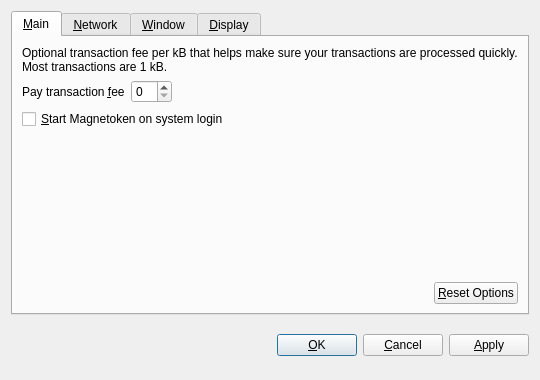
<?xml version="1.0" encoding="UTF-8"?>
<ui version="4.0">
 <class>OptionsDialog</class>
 <widget class="QDialog" name="OptionsDialog">
  <property name="geometry">
   <rect>
    <x>0</x>
    <y>0</y>
    <width>540</width>
    <height>380</height>
   </rect>
  </property>
  <property name="windowTitle">
   <string>Options</string>
  </property>
  <property name="modal">
   <bool>true</bool>
  </property>
  <layout class="QVBoxLayout" name="verticalLayout">
   <item>
    <widget class="QTabWidget" name="tabWidget">
     <property name="tabPosition">
      <enum>QTabWidget::North</enum>
     </property>
     <property name="currentIndex">
      <number>0</number>
     </property>
     <widget class="QWidget" name="tabMain">
      <attribute name="title">
       <string>&amp;Main</string>
      </attribute>
      <layout class="QVBoxLayout" name="verticalLayout_Main">
       <item>
        <widget class="QLabel" name="transactionFeeInfoLabel">
         <property name="text">
          <string>Optional transaction fee per kB that helps make sure your transactions are processed quickly. Most transactions are 1 kB.</string>
         </property>
         <property name="textFormat">
          <enum>Qt::PlainText</enum>
         </property>
         <property name="wordWrap">
          <bool>true</bool>
         </property>
        </widget>
       </item>
       <item>
        <layout class="QHBoxLayout" name="horizontalLayout_1_Main">
         <item>
          <widget class="QLabel" name="transactionFeeLabel">
           <property name="text">
            <string>Pay transaction &amp;fee</string>
           </property>
           <property name="textFormat">
            <enum>Qt::PlainText</enum>
           </property>
           <property name="buddy">
            <cstring>transactionFee</cstring>
           </property>
          </widget>
         </item>
         <item>
          <widget class="BitcoinAmountField" name="transactionFee"/>
         </item>
         <item>
          <spacer name="horizontalSpacer_1_Main">
           <property name="orientation">
            <enum>Qt::Horizontal</enum>
           </property>
           <property name="sizeHint" stdset="0">
            <size>
             <width>40</width>
             <height>20</height>
            </size>
           </property>
          </spacer>
         </item>
        </layout>
       </item>
       <item>
        <widget class="QCheckBox" name="bitcoinAtStartup">
         <property name="toolTip">
          <string>Automatically start Magnetoken after logging in to the system.</string>
         </property>
         <property name="text">
          <string>&amp;Start Magnetoken on system login</string>
         </property>
        </widget>
       </item>
       <item>
        <spacer name="verticalSpacer_Main">
         <property name="orientation">
          <enum>Qt::Vertical</enum>
         </property>
         <property name="sizeHint" stdset="0">
          <size>
           <width>20</width>
           <height>40</height>
          </size>
         </property>
        </spacer>
       </item>
       <item>
        <layout class="QHBoxLayout" name="horizontalLayout_2_Main">
         <item>
          <spacer name="horizontalSpacer_2_Main">
           <property name="orientation">
            <enum>Qt::Horizontal</enum>
           </property>
           <property name="sizeHint" stdset="0">
            <size>
             <width>40</width>
             <height>20</height>
            </size>
           </property>
          </spacer>
         </item>
         <item>
          <widget class="QPushButton" name="resetButton">
           <property name="toolTip">
            <string>Reset all client options to default.</string>
           </property>
           <property name="text">
            <string>&amp;Reset Options</string>
           </property>
           <property name="autoDefault">
            <bool>false</bool>
           </property>
          </widget>
         </item>
        </layout>
       </item>
      </layout>
     </widget>
     <widget class="QWidget" name="tabNetwork">
      <attribute name="title">
       <string>&amp;Network</string>
      </attribute>
      <layout class="QVBoxLayout" name="verticalLayout_Network">
       <item>
        <widget class="QCheckBox" name="mapPortUpnp">
         <property name="toolTip">
          <string>Automatically open the Magnetoken client port on the router. This only works when your router supports UPnP and it is enabled.</string>
         </property>
         <property name="text">
          <string>Map port using &amp;UPnP</string>
         </property>
        </widget>
       </item>
       <item>
        <widget class="QCheckBox" name="connectSocks">
         <property name="toolTip">
          <string>Connect to the Magnetoken network through a SOCKS proxy (e.g. when connecting through Tor).</string>
         </property>
         <property name="text">
          <string>&amp;Connect through SOCKS proxy:</string>
         </property>
        </widget>
       </item>
       <item>
        <layout class="QHBoxLayout" name="horizontalLayout_Network">
         <item>
          <widget class="QLabel" name="proxyIpLabel">
           <property name="text">
            <string>Proxy &amp;IP:</string>
           </property>
           <property name="textFormat">
            <enum>Qt::PlainText</enum>
           </property>
           <property name="buddy">
            <cstring>proxyIp</cstring>
           </property>
          </widget>
         </item>
         <item>
          <widget class="QValidatedLineEdit" name="proxyIp">
           <property name="maximumSize">
            <size>
             <width>140</width>
             <height>16777215</height>
            </size>
           </property>
           <property name="toolTip">
            <string>IP address of the proxy (e.g. 127.0.0.1)</string>
           </property>
          </widget>
         </item>
         <item>
          <widget class="QLabel" name="proxyPortLabel">
           <property name="text">
            <string>&amp;Port:</string>
           </property>
           <property name="textFormat">
            <enum>Qt::PlainText</enum>
           </property>
           <property name="buddy">
            <cstring>proxyPort</cstring>
           </property>
          </widget>
         </item>
         <item>
          <widget class="QLineEdit" name="proxyPort">
           <property name="maximumSize">
            <size>
             <width>55</width>
             <height>16777215</height>
            </size>
           </property>
           <property name="toolTip">
            <string>Port of the proxy (e.g. 9050)</string>
           </property>
          </widget>
         </item>
         <item>
          <widget class="QLabel" name="socksVersionLabel">
           <property name="text">
            <string>SOCKS &amp;Version:</string>
           </property>
           <property name="textFormat">
            <enum>Qt::PlainText</enum>
           </property>
           <property name="buddy">
            <cstring>socksVersion</cstring>
           </property>
          </widget>
         </item>
         <item>
          <widget class="QValueComboBox" name="socksVersion">
           <property name="toolTip">
            <string>SOCKS version of the proxy (e.g. 5)</string>
           </property>
          </widget>
         </item>
         <item>
          <spacer name="horizontalSpacer_Network">
           <property name="orientation">
            <enum>Qt::Horizontal</enum>
           </property>
           <property name="sizeHint" stdset="0">
            <size>
             <width>40</width>
             <height>20</height>
            </size>
           </property>
          </spacer>
         </item>
        </layout>
       </item>
       <item>
        <spacer name="verticalSpacer_Network">
         <property name="orientation">
          <enum>Qt::Vertical</enum>
         </property>
         <property name="sizeHint" stdset="0">
          <size>
           <width>20</width>
           <height>40</height>
          </size>
         </property>
        </spacer>
       </item>
      </layout>
     </widget>
     <widget class="QWidget" name="tabWindow">
      <attribute name="title">
       <string>&amp;Window</string>
      </attribute>
      <layout class="QVBoxLayout" name="verticalLayout_Window">
       <item>
        <widget class="QCheckBox" name="minimizeToTray">
         <property name="toolTip">
          <string>Show only a tray icon after minimizing the window.</string>
         </property>
         <property name="text">
          <string>&amp;Minimize to the tray instead of the taskbar</string>
         </property>
        </widget>
       </item>
       <item>
        <widget class="QCheckBox" name="minimizeOnClose">
         <property name="toolTip">
          <string>Minimize instead of exit the application when the window is closed. When this option is enabled, the application will be closed only after selecting Quit in the menu.</string>
         </property>
         <property name="text">
          <string>M&amp;inimize on close</string>
         </property>
        </widget>
       </item>
       <item>
        <spacer name="verticalSpacer_Window">
         <property name="orientation">
          <enum>Qt::Vertical</enum>
         </property>
         <property name="sizeHint" stdset="0">
          <size>
           <width>20</width>
           <height>40</height>
          </size>
         </property>
        </spacer>
       </item>
      </layout>
     </widget>
     <widget class="QWidget" name="tabDisplay">
      <attribute name="title">
       <string>&amp;Display</string>
      </attribute>
      <layout class="QVBoxLayout" name="verticalLayout_Display">
       <item>
        <layout class="QHBoxLayout" name="horizontalLayout_1_Display">
         <item>
          <widget class="QLabel" name="langLabel">
           <property name="text">
            <string>User Interface &amp;language:</string>
           </property>
           <property name="textFormat">
            <enum>Qt::PlainText</enum>
           </property>
           <property name="buddy">
            <cstring>lang</cstring>
           </property>
          </widget>
         </item>
         <item>
          <widget class="QValueComboBox" name="lang">
           <property name="toolTip">
            <string>The user interface language can be set here. This setting will take effect after restarting Magnetoken.</string>
           </property>
          </widget>
         </item>
        </layout>
       </item>
       <item>
        <layout class="QHBoxLayout" name="horizontalLayout_2_Display">
         <item>
          <widget class="QLabel" name="unitLabel">
           <property name="text">
            <string>&amp;Unit to show amounts in:</string>
           </property>
           <property name="textFormat">
            <enum>Qt::PlainText</enum>
           </property>
           <property name="buddy">
            <cstring>unit</cstring>
           </property>
          </widget>
         </item>
         <item>
          <widget class="QValueComboBox" name="unit">
           <property name="toolTip">
            <string>Choose the default subdivision unit to show in the interface and when sending coins.</string>
           </property>
          </widget>
         </item>
        </layout>
       </item>
       <item>
        <widget class="QCheckBox" name="displayAddresses">
         <property name="toolTip">
          <string>Whether to show Magnetoken addresses in the transaction list or not.</string>
         </property>
         <property name="text">
          <string>&amp;Display addresses in transaction list</string>
         </property>
        </widget>
       </item>
       <item>
        <spacer name="verticalSpacer_Display">
         <property name="orientation">
          <enum>Qt::Vertical</enum>
         </property>
         <property name="sizeHint" stdset="0">
          <size>
           <width>20</width>
           <height>40</height>
          </size>
         </property>
        </spacer>
       </item>
      </layout>
     </widget>
    </widget>
   </item>
   <item>
    <layout class="QHBoxLayout" name="horizontalLayout_Buttons">
     <item>
      <spacer name="horizontalSpacer_1">
       <property name="orientation">
        <enum>Qt::Horizontal</enum>
       </property>
       <property name="sizeHint" stdset="0">
        <size>
         <width>40</width>
         <height>48</height>
        </size>
       </property>
      </spacer>
     </item>
     <item>
      <widget class="QLabel" name="statusLabel">
       <property name="font">
        <font>
         <weight>75</weight>
         <bold>true</bold>
        </font>
       </property>
       <property name="text">
        <string/>
       </property>
       <property name="textFormat">
        <enum>Qt::PlainText</enum>
       </property>
       <property name="wordWrap">
        <bool>true</bool>
       </property>
      </widget>
     </item>
     <item>
      <spacer name="horizontalSpacer_2">
       <property name="orientation">
        <enum>Qt::Horizontal</enum>
       </property>
       <property name="sizeHint" stdset="0">
        <size>
         <width>40</width>
         <height>48</height>
        </size>
       </property>
      </spacer>
     </item>
     <item>
      <widget class="QPushButton" name="okButton">
       <property name="text">
        <string>&amp;OK</string>
       </property>
      </widget>
     </item>
     <item>
      <widget class="QPushButton" name="cancelButton">
       <property name="text">
        <string>&amp;Cancel</string>
       </property>
       <property name="autoDefault">
        <bool>false</bool>
       </property>
      </widget>
     </item>
     <item>
      <widget class="QPushButton" name="applyButton">
       <property name="text">
        <string>&amp;Apply</string>
       </property>
       <property name="autoDefault">
        <bool>false</bool>
       </property>
      </widget>
     </item>
    </layout>
   </item>
  </layout>
 </widget>
 <customwidgets>
  <customwidget>
   <class>BitcoinAmountField</class>
   <extends>QSpinBox</extends>
   <header>bitcoinamountfield.h</header>
  </customwidget>
  <customwidget>
   <class>QValueComboBox</class>
   <extends>QComboBox</extends>
   <header>qvaluecombobox.h</header>
  </customwidget>
  <customwidget>
   <class>QValidatedLineEdit</class>
   <extends>QLineEdit</extends>
   <header>qvalidatedlineedit.h</header>
  </customwidget>
 </customwidgets>
 <resources/>
 <connections/>
</ui>
